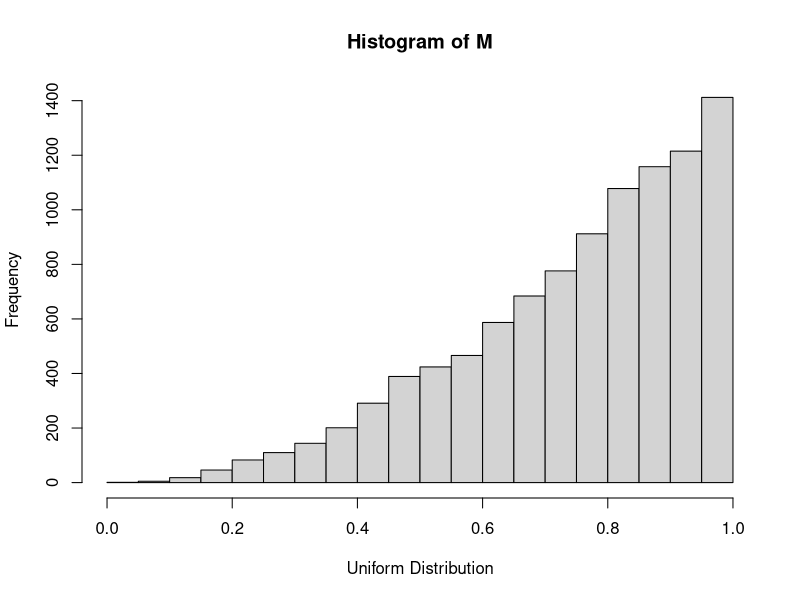
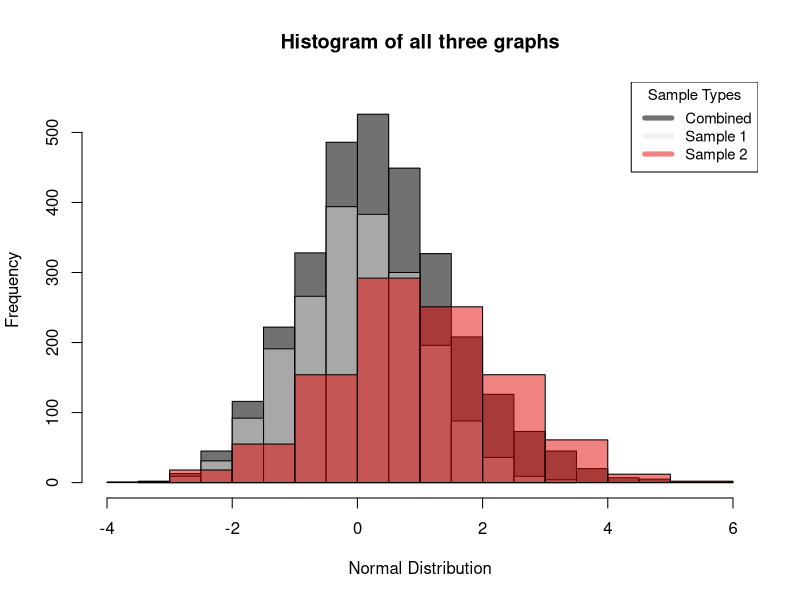
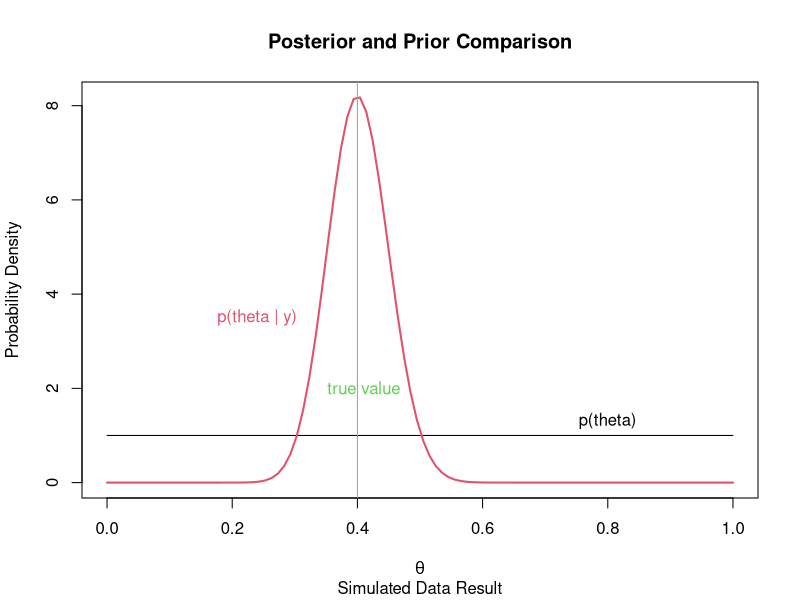
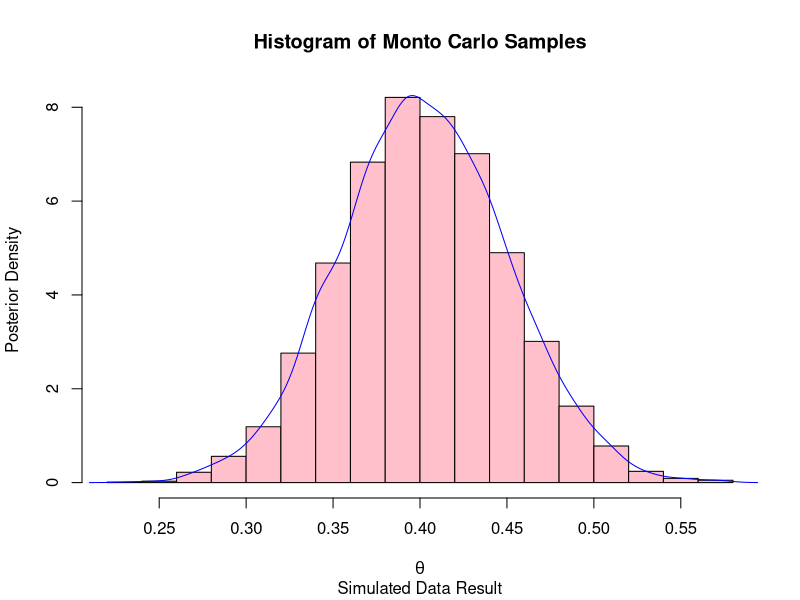
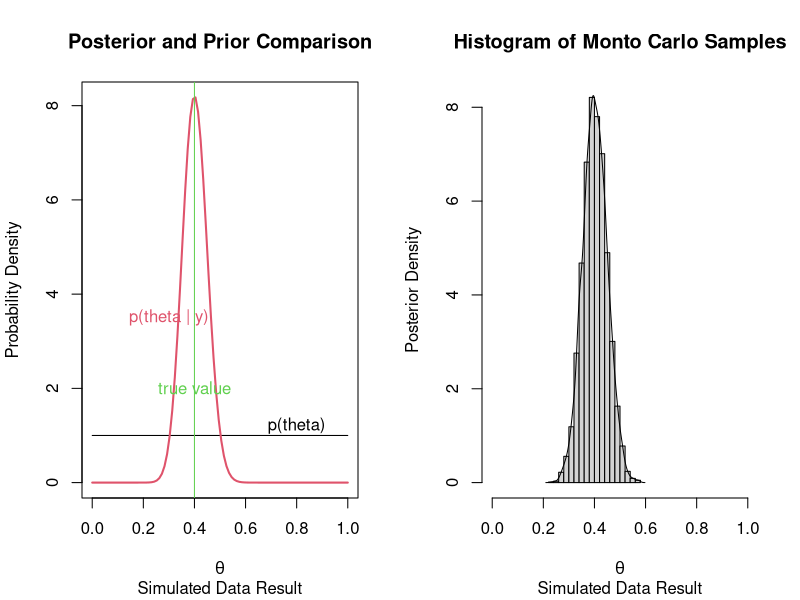

These charts were generated, in order, by the following R code:
## ---- chunk 1
knitr::opts_chunk$set(echo = TRUE)
## ---- chunk 2
set.seed(123)
sampa = runif(10000, min = 0, max = 1)
sampb = runif(10000, min = 0, max = 1)
sampc = runif(10000, min = 0, max = 1)
combined = cbind(sampa, sampb, sampc)
dat <- transform(combined, M = pmax(sampa, sampb, sampc))
hist(dat$M, main = 'Histogram of M', xlab = 'Uniform Distribution')
# First 6 values of M
head(dat$M)
# P(M > 0.75)
round(sum(as.data.frame(dat$M) > 0.75)/10000, 3)
## ---- chunk 3
set.seed(123)
sampa = rnorm(2000, mean = 0, sd = 1)
sampb = rnorm(1000, mean = 1, sd = sqrt(2))
c1 <- rgb(0, 0, 0, max = 225, alpha = 125)
c2 <- rgb(225, 225, 225, max = 255, alpha = 125)
c3 <- rgb(225, 0, 0, max = 255, alpha = 125)
combined = c(sampa, sampb)
hist(combined, col = c1, main = 'Histogram of all three graphs', xlab = 'Normal Distribution', xlim = c(-4, 6), 
     ylim = c (0, 550))
hist(sampa, col = c2, add = TRUE)
hist(sampb, col = c3, add = TRUE)
legend('topright', cex = 0.9, c('Combined', 'Sample 1', 'Sample 2'), col = c(c1, c2, c3), title = 'Sample Types', lwd = 5)
## ---- chunk 4
set.seed(123)
n <- 100
theta <- 0.4
y <- rbinom(n, size = 1, prob = theta)
print(y)
## ---- chunk 5
yhat <- mean(y)
yhat # Can expect to be close to 0.4
## ---- chunk 6
a_0 <- b_0 <- 1
a_n <- sum(y) + a_0
b_n <- n - sum(y) + b_0
a_n
b_n
a_n / (a_n + b_n) # Can also expect to be close to 0.4 (Expected value of theta)
## ---- chunk 7
x <- seq(0, 1, length.out= 100)
f_y1 <- dbeta(x, shape1 = a_0, shape2 = b_0)
f_y2 <- dbeta(x, shape1 = a_n, shape2 = b_n)
# Beta density curve
plot(x, f_y1, ylim = range(f_y1, f_y2), type = "l", main ="Posterior and Prior Comparison", sub = "Simulated Data Result", ylab = "Probability Density", xlab = expression(theta))
lines(x, f_y2, lwd = 2, col = 2)
abline(v = theta, col = 3)
text(c(0.8, 0.24, 0.41), c(1.3, 3.5, 2), labels = c("p(theta)", "p(theta | y)", "true value"), col = 1:3) 
## ---- chunk 8
set.seed(123)
n_1 <- 20
theta <- 0.4
y_1 <- rbinom(n_1, size = 1, prob = theta)
y_1hat <- mean(y_1)
y_1hat
## ---- chunk 9
pbeta(0.45, a_n, b_n, lower.tail = TRUE)
qbeta(c(0.005, 0.995), a_n, b_n)
## ---- chunk 10
set.seed(123)
sim_theta <- rbeta(5000, a_n, b_n)
# Histogram of the simulated data
hist(sim_theta, freq=FALSE, main = "Histogram of Monto Carlo Samples", xlab = expression(theta), ylab = "Posterior Density", sub = "Simulated Data Result", col = "pink")
lines(density(sim_theta), col="blue")
## ---- chunk 11
par(mfrow=c(1,2))
plot(x, f_y1, ylim = range(f_y1, f_y2), type = "l", main ="Posterior and Prior Comparison", sub = "Simulated Data Result", ylab = "Probability Density", xlab = expression(theta))
lines(x, f_y2, lwd = 2, col = 2)
abline(v = theta, col = 3)
text(c(0.8, 0.3, theta), c(1.2, 3.5, 2), labels = c("p(theta)", "p(theta | y)", "true value"), col = 1:3) 
hist(sim_theta, freq=FALSE, main = "Histogram of Monto Carlo Samples", xlab = expression(theta), ylab = "Posterior Density", xlim = c(0, 1), sub = "Simulated Data Result")
lines(density(sim_theta))
## ---- chunk 12
mean(sim_theta)
# probability
1 - mean(sim_theta > 0.45)
## ---- chunk 13
quantile(sim_theta, c(0.005, 0.995))
